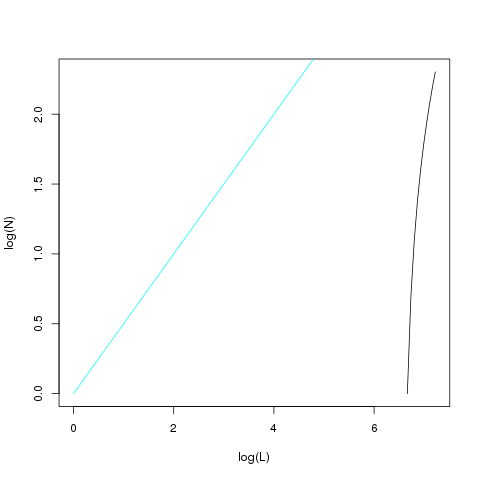

Write the R code that produced this figure.
d<-read.table("dladim.out")
N<-log(d$V1)
L1<-log(d$V2)
L2<-log(d$V3)
d1<-read.table("dladim2.out")
model<-lm(V3~V2, data=d1)
intercept<-model$coefficients[1]
slope<-model$coefficients[2]
output<-sprintf("slope=%f intercept=%f",slope, intercept)
cat(output,"\n")
model<-lm(log(V1)~log(V2), data=d)
intercept<-model$coefficients[1]
slope<-model$coefficients[2]
output<-sprintf("slope=%f intercept=%f",slope, intercept)
cat(output,"\n")
png("dladim.png")
plot(L2~L1, type="l", ylab="log(N)", xlab="log(L)")
lines(N~L1, col=333)
dev.off()  
